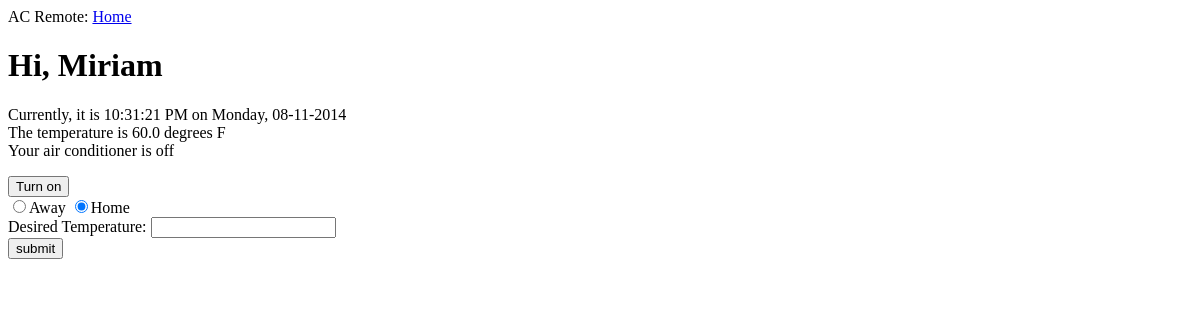
The page /index on the database as committed earlier.
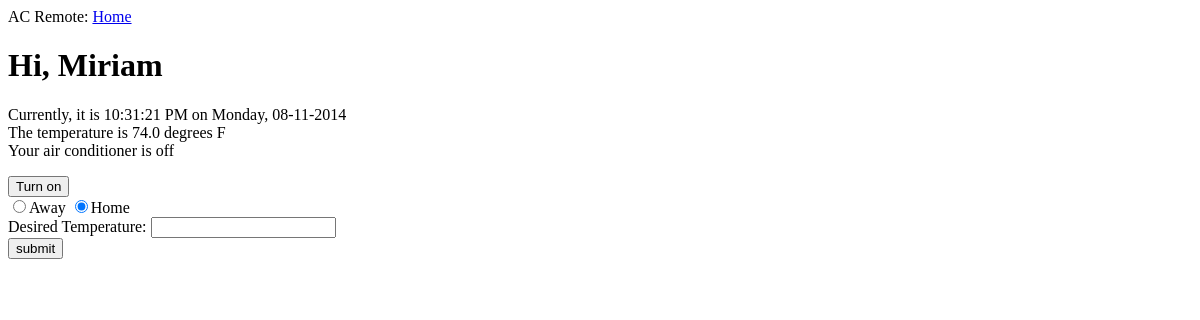
The same page on the database as committed later.
### tables this page shows
CREATE TABLE ac_states ( id integer primary key autoincrement, time text, temp real, is_running int);

### app/app.py (the view)
@app.route('/', methods = ['GET','POST'])
@app.route('/index', methods = ['GET','POST'])
def homepage():
	last_ac_state = db.get_last_ac_state()
	temp = last_ac_state[2]
	running = bool(last_ac_state[3])
	return render_template('index.html', temp = temp, running = running, time=datetime.datetime.now())

### app/db.py (called while the page is built)
def get_last_ac_state():
	c = conn.cursor()
	c.execute('select * from ac_states order by id desc limit 1')
	data = c.fetchone()
	return data

### app/templates/index.html
{% extends "base.html" %}
{% block content %}
<h1>Hi, Miriam</h1>
<div>
  <p>
    {{time.strftime('Currently, it is %I:%M:%S %p on %A, %m-%d-%Y')}}<br>
    The temperature is {{temp}} degrees F<br>
    Your air conditioner is <span id='on_off_span'>{{ 'on' if running else 'off' }}</span>
  </p>
</div>
<button id="on_off_switch">{{'Turn off' if running else 'Turn on'}}</button><br>
<input id='radio_away' type="radio" name="home_mode" value=0>Away
<input id='radio_home' type="radio" name="home_mode" value=1>Home
<form id="set_temperature" name="input" action="{{ url_for('set_temp') }}" method = "post" style="display: none;">
  Desired Temperature: <input type="text" name="desired_temp" id="desired_temp"><br>
<input type="submit" value="submit">
</form>
{% endblock %}

### app/templates/base.html (shortened to what this page needs)
<html>
  <head>
  </head>
  <body>
    <div>AC Remote: <a href="/index">Home</a></div>
    {% block content %}{% endblock %}
  </body>
</html>

Rows that differ between the two databases and show on the page:
no longer on this page (row unchanged): ac_states: temp "60.0"
added ac_states: temp "74.0"
